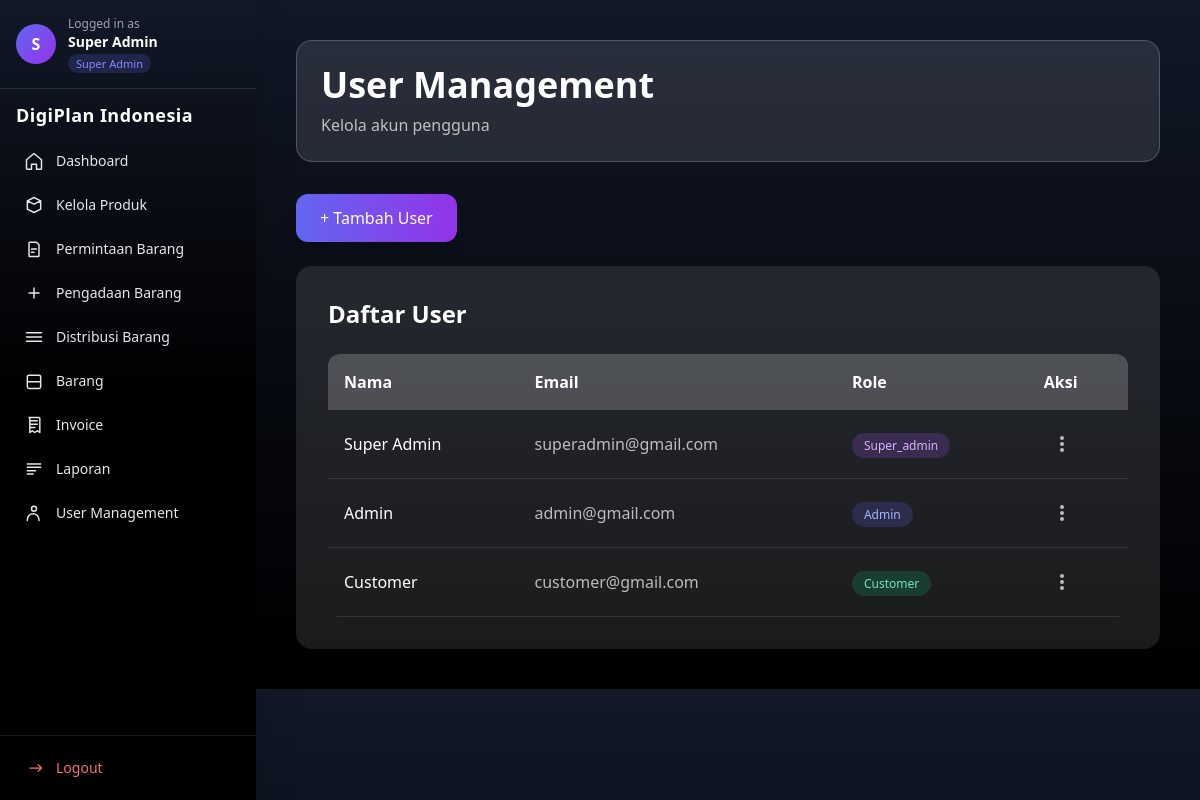
The app's page /superadmin/user-management.php (signed in), older data.
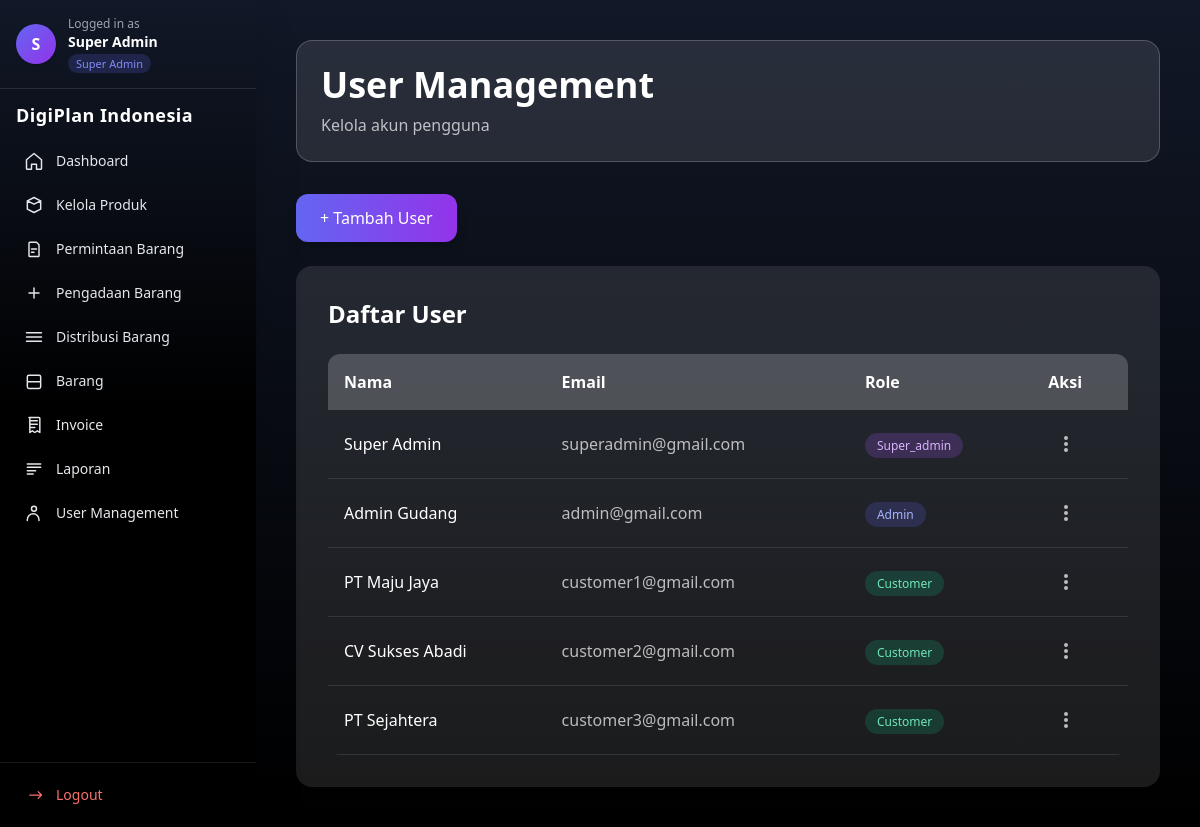
The same page, newer data.
### tables this page shows
CREATE TABLE users (
  id INT AUTO_INCREMENT PRIMARY KEY,
  name VARCHAR(100),
  email VARCHAR(100) UNIQUE,
  password VARCHAR(255),
  role_id INT,
  created_at TIMESTAMP DEFAULT CURRENT_TIMESTAMP,
  deleted_at DATETIME DEFAULT NULL,
  FOREIGN KEY (role_id) REFERENCES roles(id)
);

CREATE TABLE roles (
  id INT AUTO_INCREMENT PRIMARY KEY,
  name VARCHAR(50) NOT NULL
);

### superadmin/user-management.php (the view, shortened to what this page needs)
<?php
require '../include/conn.php';
$users = mysqli_query($conn, "
  SELECT u.*, r.name AS role_name
  FROM users u
  JOIN roles r ON u.role_id = r.id
  WHERE u.deleted_at IS NULL
  ORDER BY u.created_at DESC
");
?>
<!DOCTYPE html>
<html lang="id">
<head>
  <script src="https://cdn.tailwindcss.com"></script>
</head>
<body class="bg-gradient-to-b from-gray-900 to-black text-white">
  <?php include '../include/layouts/sidebar-superadmin.php'; ?>
  <main class="ml-64 p-10">
    <div class="max-w-7xl mx-auto">
      <div class="bg-white/10 border border-white/20 p-6 rounded-2xl mb-8">
        <h1 class="text-4xl font-bold mb-2">User Management</h1>
        <p class="text-white/70">Kelola akun pengguna</p>
      </div>
      <?php if (!isset($_GET['edit']) && !isset($_GET['tambah'])): ?>
        <a href="?tambah=1"
          class="inline-flex mb-6 px-6 py-3 bg-gradient-to-r from-indigo-500 to-purple-600 rounded-xl shadow-lg hover:scale-105 transition">
          + Tambah User
        </a>
      <?php endif; ?>
      <div class="bg-white/10 p-8 rounded-2xl">
        <h2 class="text-2xl font-semibold mb-6">Daftar User</h2>
        <div class="rounded-xl overflow-hidden">
          <table class="w-full border-collapse">
            <thead>
              <tr class="bg-white/20">
                <th class="p-4 text-left">Nama</th>
                <th class="p-4 text-left">Email</th>
                <th class="p-4 text-left">Role</th>
                <th class="p-4 text-left">Aksi</th>
              </tr>
            </thead>
            <tbody>
              <?php while ($u = mysqli_fetch_assoc($users)): ?>
                <tr class="border-b border-white/10 hover:bg-white/5">
                  <td class="p-4 font-medium"><?= $u['name']; ?></td>
                  <td class="p-4 text-white/70"><?= $u['email']; ?></td>
                  <td class="p-4">
                    <span class="px-3 py-1 text-xs rounded-full
                    <?= $u['role_name'] === 'super_admin' ? 'bg-purple-500/20 text-purple-300' : '' ?>
                    <?= $u['role_name'] === 'admin' ? 'bg-indigo-500/20 text-indigo-300' : '' ?>
                    <?= $u['role_name'] === 'customer' ? 'bg-emerald-500/20 text-emerald-300' : '' ?>">
                      <?= ucfirst($u['role_name']); ?>
                    </span>
                  </td>
                  <td class="p-4">
                    <button
                      onclick="openDropdown(event, <?= $u['id']; ?>)"
                      class="p-2 rounded-lg hover:bg-white/10 text-white/70 hover:text-white transition">
                      <svg class="w-5 h-5" fill="currentColor" viewBox="0 0 20 20">
                        <path d="M10 6a2 2 0 110-4 2 2 0 010 4zM10 12a2 2 0 110-4 2 2 0 010 4zM10 18a2 2 0 110-4 2 2 0 010 4z"></path>
                      </svg>
                    </button>
                  </td>
                </tr>
              <?php endwhile; ?>
            </tbody>
          </table>
        </div>
      </div>
    </div>
  </main>
</body>
</html>

Row changes from the older to the newer data that the page shows:
changed users "admin@gmail.com": name "Admin" → "Admin Gudang"
changed users: name "Customer" → "PT Maju Jaya"; email "customer@gmail.com" → "customer1@gmail.com"
added users: name "CV Sukses Abadi", email "customer2@gmail.com", role.name "Customer"
added users: name "PT Sejahtera", email "customer3@gmail.com", role.name "Customer"
